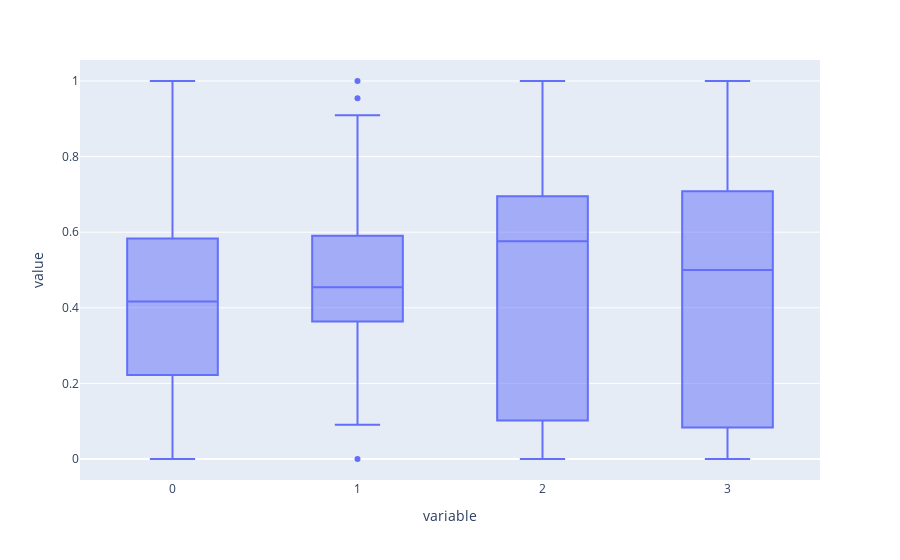

Notebook code cell kept with this figure:
### Code cell
fig.show()

### Figure 1 — Plotly figure (JSON) as saved in the notebook; plotly's stock layout.template omitted (floating-point values rounded to 4 significant figures; data arrays with more than 128 entries replaced by an {"elided": "..."} marker saying what was removed)
{"data": [{"alignmentgroup": "True", "hovertemplate": "variable=%{x}<br>value=%{y}<extra></extra>", "legendgroup": "", "marker": {"color": "#636efa"}, "name": "", "notched": false, "offsetgroup": "", "orientation": "v", "showlegend": false, "type": "box", "x": {"elided": "596 str values"}, "x0": " ", "xaxis": "x", "y": {"elided": "596 float values"}, "y0": " ", "yaxis": "y"}], "layout": {"boxmode": "group", "legend": {"tracegroupgap": 0}, "margin": {"t": 60}, "xaxis": {"anchor": "y", "domain": [0, 1], "title": {"text": "variable"}}, "yaxis": {"anchor": "x", "domain": [0, 1], "title": {"text": "value"}}}}
